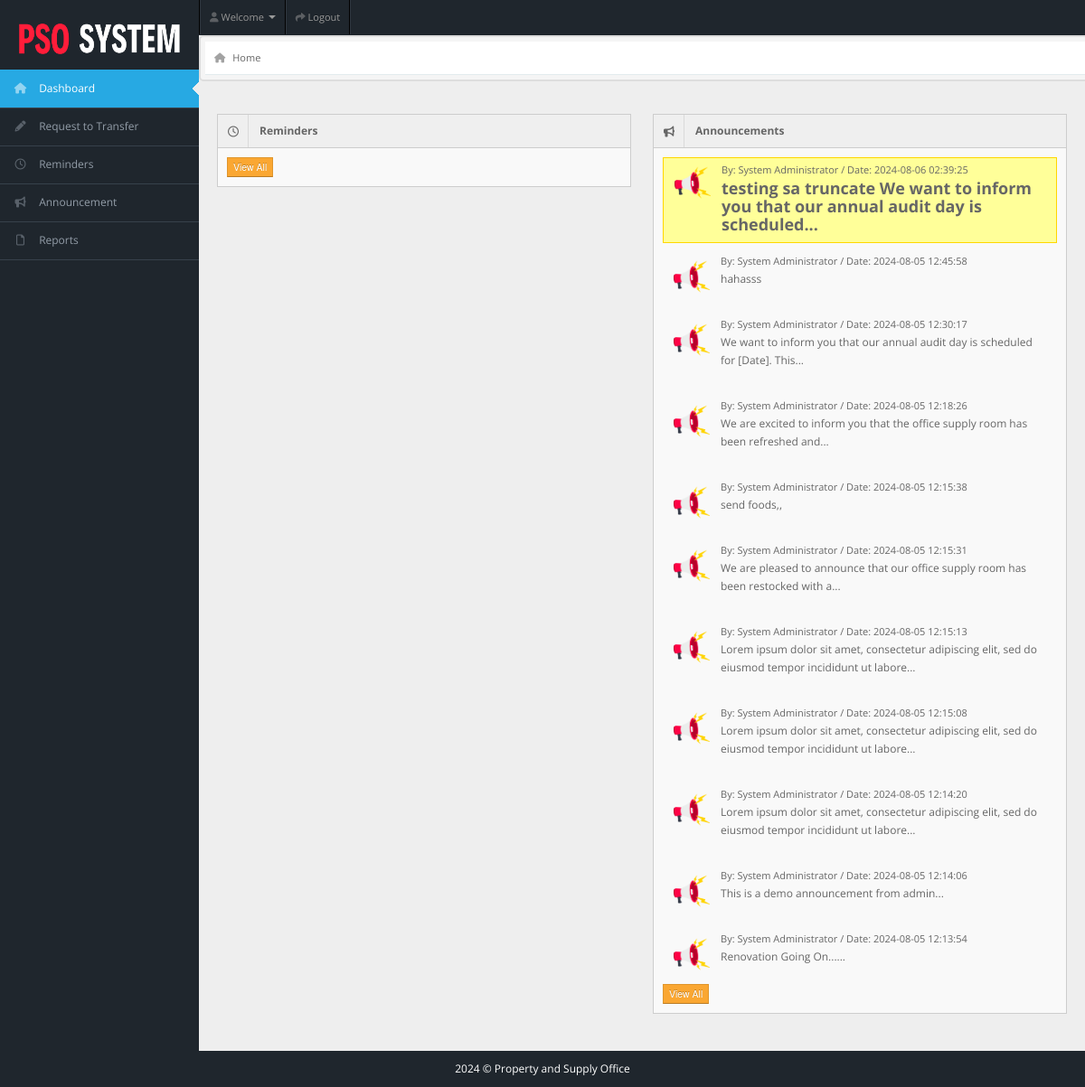
/customer/pages/index.php (signed in), run on the app's committed database.
### tables this page shows
CREATE TABLE IF NOT EXISTS `announcements` (
  `id` int NOT NULL AUTO_INCREMENT,
  `toWho` varchar(255) NOT NULL,
  `subject` varchar(255) NOT NULL,
  `message` varchar(1000) NOT NULL,
  `date` timestamp NOT NULL,
  PRIMARY KEY (`id`)
);

### customer/pages/index.php (the view, shortened to what this page needs)
<!DOCTYPE html>
<html lang="en">
<head>
  <link rel="stylesheet" href="../css/bootstrap.min.css" />
  <link rel="stylesheet" href="../css/bootstrap-responsive.min.css" />
  <link rel="stylesheet" href="../css/fullcalendar.css" />
  <link rel="stylesheet" href="../css/matrix-style.css" />
  <link rel="stylesheet" href="../css/matrix-media.css" />
  <link href="../font-awesome/css/font-awesome.css" rel="stylesheet" />
  <link rel="stylesheet" href="https://cdnjs.cloudflare.com/ajax/libs/font-awesome/6.0.0-beta3/css/all.min.css">
  <link rel="stylesheet" href="../css/jquery.gritter.css" />
</head>
<body>
  <?php include '../includes/topheader.php' ?>
  <?php $page = "dashboard";
  include '../includes/sidebar.php' ?>
  <div id="content">
    <div id="content-header">
      <div id="breadcrumb"> <a href="index.php" title="You're right here" class="tip-bottom"><i class="icon-home"></i> Home</a></div>
    </div>
    <div class="container-fluid">
      <div class="row-fluid">
        <div class="span6">
          <div class="widget-box">
            <div class="widget-title"> <span class="icon"><i class="icon-time"></i></span>
              <h5>Reminders</h5>
            </div>
            <div class="widget-content nopadding collapse in">
              <ul class="recent-posts">
                <li>
                  <a href="customer-reminder.php"><button class="btn btn-warning btn-mini">View All</button></a>
                </li>
              </ul>
            </div>
          </div>
        </div>
        <div class="span6">
          <div class="widget-box">
            <div class="widget-title"> <span class="icon"><i class="icon-bullhorn"></i></span>
              <h5>Announcements</h5>
            </div>
            <div class="widget-content nopadding collapse in">
              <ul class="recent-posts">
                <li>
                  <?php
                  include "dbcon.php";
                  $one_week_ago = date('Y-m-d', strtotime('-1 week'));
                  $qry = "SELECT * FROM announcements WHERE date >= '$one_week_ago' ORDER BY date DESC";
                  $result = mysqli_query($con, $qry);
                  $count = 0;
                  while ($row = mysqli_fetch_array($result)) {
                    $count++;
                    $class = ($count == 1) ? 'highlight' : '';
                    echo "<div class='article-post $class'>";
                    $messageStyle = ($class == 'highlight') ? 'font-weight: bold;' : '';
                    $message = implode(' ', array_slice(explode(' ', $row['message']), 0, 15));
                    $message = strlen($row['message']) > 15 ? $message . "..." : $message;
                    echo "<div class='user-thumb' style='float: left; margin-right: 10px;'>";
                    echo "<img class='img-responsive zoom-img' width='50' height='50' alt='Alert' src='../img/icons/announcement.png'> ";
                    echo "</div>";
                    echo "<div style='overflow: hidden;'>";
                    echo "<span class='user-info'> By: System Administrator / Date: " . $row['date'] . " </span>";
                    echo "<p><a href='#' style='$messageStyle'>" . $message . "</a> </p>";
                    echo "</div>";
                    echo "</div>";
                  }
                  ?>
                  <a href="announcement.php"><button class="btn btn-warning btn-mini">View All</button></a>
                </li>
              </ul>
            </div>
          </div>
        </div>
      </div>
    </div>
  </div>
  <?php include '../includes/footer.php' ?>
</body>
</html>

### customer/css/matrix-style.css (style rules this page uses)
* { outline: none !important; -moz-outline: none !important; }
html, body { height: 100%; }
body { overflow-x: hidden; margin-top: -10px; font-family: "Open Sans", sans-serif; font-size: 12px; color: #666; }
a { color: #666; }
select, textarea, input[type="text"], input[type="password"], input[type="datetime"], input[type="datetime-local"], input[type="date"], input[type="month"], input[type="time"], input[type="week"], input[type="number"], input[type="email"], input[type="url"], input[type="search"], input[type="tel"], input[type="color"], .uneditable-input, .label, .dropdown-menu, .btn, .well, .progress, .table-bordered, .btn-group > .btn:first-child, .btn-group > .btn:last-child, .btn-group > .btn:last-child, .btn-group > .dropdown-toggle, .alert { border-radius: 0px; }
.btn, textarea, input[type="text"], input[type="password"], input[type="datetime"], input[type="datetime-local"], input[type="date"], input[type="month"], input[type="time"], input[type="week"], input[type="number"], input[type="email"], input[type="url"], input[type="search"], input[type="tel"], input[type="color"], .uneditable-input { box-shadow: none; }
.progress, .progress-success .bar, .progress .bar-success, .progress-warning .bar, .progress .bar-warning, .progress-danger .bar, .progress .bar-danger, .progress-info .bar, .progress .bar-info, .btn, .btn-primary { background-image: none; }
#content { background: none repeat scroll 0 0 #eeeeee; margin-left: 220px; margin-right: 0; padding-bottom: 25px; position: relative; min-height: 100%; width: auto; }
#content-header { position: abslute; width: 100%; margin-top: -38px; z-index: 20; }
.container-fluid .row-fluid:first-child { margin-top: 20px; }
#breadcrumb { background-color: #fff; border-bottom: 1px solid #e3ebed; }
#breadcrumb a { padding: 8px 20px 8px 10px; display: inline-block; background-image: url("../img/breadcrumb.png"); background-position: center right; background-repeat: no-repeat; font-size: 11px; color: #666666; }
#breadcrumb a:last-child { background-image: none; }
#breadcrumb a i { margin-right: 5px; opacity: 0.6; }
.widget-box { background: none repeat scroll 0 0 #f9f9f9; border-left: 1px solid #cdcdcd; border-top: 1px solid #cdcdcd; border-right: 1px solid #cdcdcd; clear: both; margin-top: 16px; margin-bottom: 16px; position: relative; }
.widget-title, .modal-header, .table th, div.dataTables_wrapper .ui-widget-header { background: #efefef; border-bottom: 1px solid #cdcdcd; height: 36px; }
.widget-title span.icon { padding: 9px 10px 7px 11px; float: left; border-right: 1px solid #dadada; }
.widget-title h5 { color: #666; float: left; font-size: 12px; font-weight: bold; padding: 12px; line-height: 12px; margin: 0; }
.widget-content { padding: 15px; border-bottom: 1px solid #cdcdcd; }
.recent-posts, .recent-comments, .recent-users { margin: 0; padding: 0; }
.recent-posts li, .recent-comments li, .article-post li, .recent-users li { border-bottom: 1px dotted #aebdc8; list-style: none outside none; padding: 10px; }
.recent-posts li:last-child, .recent-comments li:last-child, .recent-users li:last-child { border-bottom: none !important; }
.user-thumb { background: none repeat scroll 0 0 #ffffff; float: left; height: 40px; margin-right: 10px; margin-top: 5px; padding: 2px; width: 40px; }
.user-info { color: #666666; font-size: 11px; }
.nopadding { padding: 0 !important; }

### customer/css/matrix-media.css (style rules this page uses)
body { background: #2E363F; }

### customer/pages/index.php (style rules this page uses)
body { background-color: #1f262d; }
#content #content-header { border: 2px solid #ddd; padding: 5px; background-color: #f5f5f5; border-radius: 5px; }
#content { padding-top: 0px; }
.highlight { background-color: #FFFF99; border: 1px solid #FFD700; color: black; font-size: 18px; }
.zoom-img { transition: transform 0.3s ease; }
.user-thumb { float: left; margin-right: 10px; background-color: transparent; }
.article-post { overflow: hidden; padding-left: 10px; }
.article-post:not(.highlight) { padding: 10px; }

### customer/includes/sidebar.php (style rules this page uses)
body { background-color: #1f262d; }

### data on the page
announcements: date "2024-08-06 02:39:25", message "testing sa truncate We want to inform you that our annual audit day is scheduled..."
announcements: date "2024-08-05 12:45:58", message "hahasss"
announcements: date "2024-08-05 12:30:17", message "We want to inform you that our annual audit day is scheduled for [Date]. This..."
announcements: date "2024-08-05 12:18:26", message "We are excited to inform you that the office supply room has been refreshed and..."
announcements: date "2024-08-05 12:15:38", message "send foods,,"
announcements: date "2024-08-05 12:15:31", message "We are pleased to announce that our office supply room has been restocked with a..."
announcements: date "2024-08-05 12:15:13", message "Lorem ipsum dolor sit amet, consectetur adipiscing elit, sed do eiusmod tempor incididunt ut labore..."
announcements: date "2024-08-05 12:15:08", message "Lorem ipsum dolor sit amet, consectetur adipiscing elit, sed do eiusmod tempor incididunt ut labore..."
announcements: date "2024-08-05 12:14:20", message "Lorem ipsum dolor sit amet, consectetur adipiscing elit, sed do eiusmod tempor incididunt ut labore..."
announcements: date "2024-08-05 12:14:06", message "This is a demo announcement from admin..."
announcements: date "2024-08-05 12:13:54", message "Renovation Going On......"
